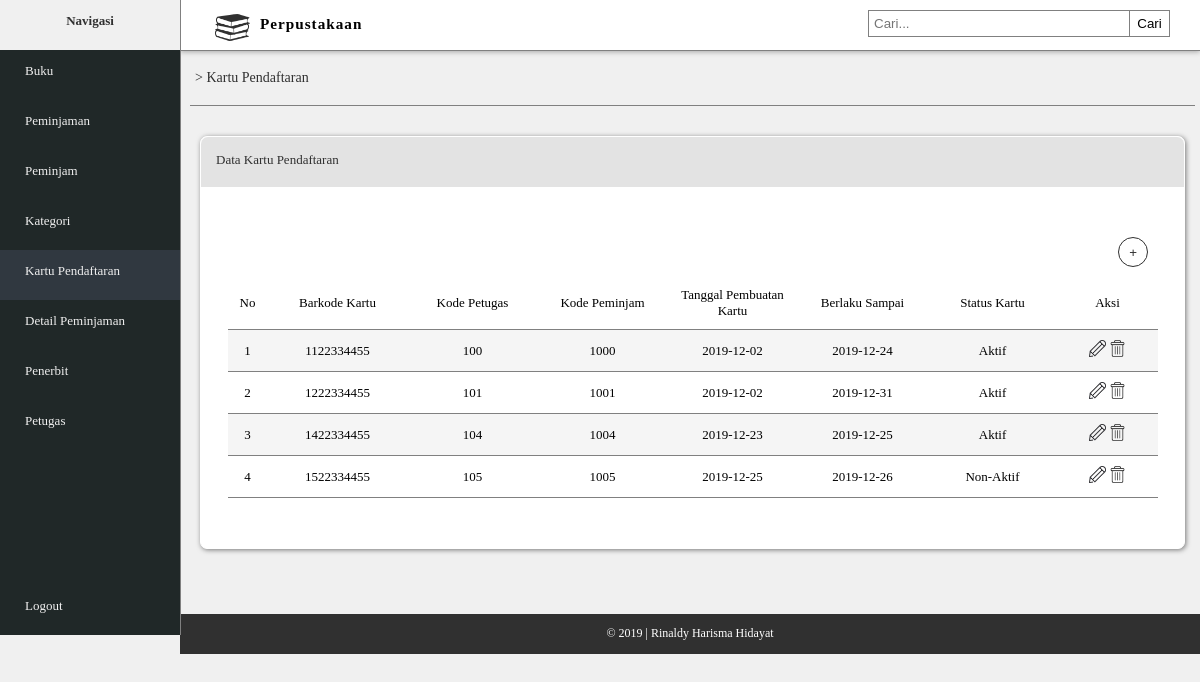
The page /kartu_pendaftar.php (signed in) on the database its author committed.
### tables this page shows
CREATE TABLE IF NOT EXISTS `kartu_pendaftaran` (
  `kartu_barkode` varchar(10) NOT NULL,
  `petugas_kode` varchar(10) NOT NULL,
  `peminjam_kode` varchar(10) NOT NULL,
  `kartu_tgl_pembuatan` date NOT NULL,
  `kartu_tgl_akhir` date NOT NULL,
  `kartu_status_aktif` varchar(20) NOT NULL,
  `kode_kartu_status` varchar(20) NOT NULL
);

### kartu_pendaftar.php (the view, shortened to what this page needs)
<!DOCTYPE html>
<html>
	<head>
		<link rel="stylesheet" type="text/css" href="style_rm.css">
	</head>
	<body>
		<div class="navigasi">
			<div class="nav">
				<b><p>Navigasi</p></b>
			</div>
			<div class="menu">
				<div class="menu-isi">
					<a href="index.php"><p>Buku</p></a>
					<a href="peminjaman.php"><p>Peminjaman</p></a>
					<a href="peminjam.php"><p>Peminjam</p></a>
					<a href="kategori.php"><p>Kategori</p></a>
					<a href="kartu_pendaftar.php" style="background-color: #303840"><p>Kartu Pendaftaran</p></a>
					<a href="detail_peminjaman.php"><p>Detail Peminjaman</p></a>
					<a href="penerbit.php"><p>Penerbit</p></a>
					<a href="petugas.php"><p>Petugas</p></a>
					<div class="logout">
						<a href="logout.php"><p>Logout</p></a>
					</div>
				</div>
			</div>
		</div>
		<div id="container-utama">
			<div class="head">
				<img src="img/buku.png">
				<h3>Perpustakaan</h3>
				<div class="cari">
					<div class="kolom">
						<input type="text" placeholder="Cari..." name="cari">
						<button type="submit">Cari</button>
					</div>
				</div>
			</div>
			<div class="content">
				<div class="alamat-link">
					<a href="kartu_pendaftar.php"><p>> Kartu Pendaftaran</p></a>
				</div>
				<div class="tabel-utama">
					<div class="judul-tab">
						<p>Data Kartu Pendaftaran</p>
					</div>
					<table border="0" cellpadding="10" cellspacing="0" align="center">
						<tr style="background: white;">
							<td colspan="10" align="right"><a href="tambah_kartu_pendaftar.php"><input type="submit" name="tambah-data" value=" +   Tambah Data"></td>
						</tr>
						<tr>
							<td style="border-bottom: 1px solid #808080;" width="20px" align="center">No</td>
							<td style="border-bottom: 1px solid #808080;" width="120px" align="center">Barkode Kartu</td>
							<td style="border-bottom: 1px solid #808080;" width="110px" align="center">Kode Petugas</td>
							<td style="border-bottom: 1px solid #808080;" width="110px" align="center">Kode Peminjam</td>
							<td style="border-bottom: 1px solid #808080;" width="110px" align="center">Tanggal Pembuatan Kartu</td>
							<td style="border-bottom: 1px solid #808080;" width="110px" align="center">Berlaku Sampai</td>
							<td style="border-bottom: 1px solid #808080;" width="110px" align="center">Status Kartu</td>
							<td style="border-bottom: 1px solid #808080;" width="80px" align="center">Aksi</td>
						</tr>
						<?php
							$query = mysql_query("SELECT * from kartu_pendaftaran order by kartu_barkode asc") or die (mysql_error());
							$no = 1;
							while ($row = mysql_fetch_array($query)) {
								echo '<tr align="center">';
									echo '<td style="border-bottom: 1px solid #808080;">'.$no.'</td>';
									echo '<td style="border-bottom: 1px solid #808080;">'.$row['kartu_barkode'].'</td>';
									echo '<td style="border-bottom: 1px solid #808080;">'.$row['petugas_kode'].'</td>';
									echo '<td style="border-bottom: 1px solid #808080;">'.$row['peminjam_kode'].'</td>';
									echo '<td style="border-bottom: 1px solid #808080;">'.$row['kartu_tgl_pembuatan'].'</td>';
									echo '<td style="border-bottom: 1px solid #808080;">'.$row['kartu_tgl_akhir'].'</td>';
									echo '<td style="border-bottom: 1px solid #808080;">'.$row['kartu_status_aktif'].'</td>';
									echo '<td style="border-bottom: 1px solid #808080;" align="center"><a href="edit_kartu_pendaftar.php?edit='.$row['kartu_barkode'].'"><img src="img/edit.png" class="icon-aksi"/></a> <a href="hapus_kartu_pendaftar.php?hapus='.$row['kartu_barkode'].'"><img src="img/delete.png" class="icon-aksi"/></a></td>';
								echo '</tr>';
								$no++;
							}
						 ?>
					</table>
				</div>
				<div class="footer">
					<div class="foot">
						<p>&copy; 2019 | Rinaldy Harisma Hidayat</p>
					</div>
				</div>
			</div>
		</div>
	</body>
</html>

### style_rm.css (style rules this page uses)
body { margin: 0; font-family: Malgun Gothic Regular; background-color: #f0f0f0; font-size: 13px; }
.navigasi { height: 635px; float: left; width: 15%; background-color: #202828; z-index: 1000; position: relative; left: 0; position: fixed; border-right: 1px solid #808080; }
.nav { background-color: #f0f0f0; height: 50px; float: left; width: 100%; }
.nav p { color: #303030; text-align: center; }
.menu { margin-left: 0px; }
.menu-isi p { margin-left: 25px; }
.menu-isi a { color: #f0f0f0; text-decoration: none; float: left; width: 100%; height: 50px; transition: 0.2s; margin-left: 0px; margin-right: 0px; }
.head { float: left; width: 85%; border-bottom: 1px solid #808080; height: 50px; background-color: white; top: 0; position: fixed; z-index: 999; margin-left: 15%; box-shadow: 0px 1px 5px 0px rgba(0,0,0,0.3); }
.head img { width: 35px; float: left; padding: 10px; margin-left: 25px; }
.head h3 { margin-top: 15px; letter-spacing: 1px; float: left; }
.cari { float: right; margin: 10px; }
.kolom input[type="text"] { padding: 5px; border: 1px solid #808080; width: 250px; float: left; }
.kolom button { float: right; padding: 5px; width: 40px; cursor: pointer; margin-right: 20px; border: 1px solid #808080; background: none; transition: 0.3s; border-left: none; }
.logout a { margin-top: 135px; }
.content { float: left; margin-top: 51px; width: 85%; height: wrap-content; margin-left: 15%; }
.alamat-link { padding: 5px; margin-left: 10px; margin-right: 5px; border-bottom: 1px solid #808080; font-size: 14px; color: #303030; }
.alamat-link a { text-decoration: none; color: #303030; }
.tabel-utama { background-color: white; margin-left: 20px; margin-right: 15px; margin-top: 30px; margin-bottom: 30px; border-radius: 7px; box-shadow: 1px 1px 5px 0px rgba(0,0,0,0.5); font-size: 13px; border: 1px solid white; }
.tabel-utama tr:nth-child(odd) { background: #f5f5f5; }
.judul-tab { background-color: #e3e3e3; height: 40px; margin-top: 0px; border-top-left-radius: 7px; border-top-right-radius: 7px; padding: 5px; color: #303030; }
.judul-tab p { margin: 10px; }
input[name="tambah-data"] { padding: 7px; width: 30px; height: 30px; border-radius: 50px; border: 1px solid #303030; background: none; color: #303030; transition: 0.3s; cursor: pointer; }
table { margin-top: 40px; margin-bottom: 50px; }
.icon-aksi { width: 17px; }
.footer { height: 40px; background-color: #303030; float: left; width: 100%; margin-top: 35px; }
.foot p { text-align: center; color: white; font-size: 12px; }

### rows shown on the page
kartu_pendaftaran: kartu_barkode "1122334455", petugas_kode "100", peminjam_kode "1000", kartu_tgl_pembuatan "2019-12-02", kartu_tgl_akhir "2019-12-24", kartu_status_aktif "Aktif"
kartu_pendaftaran: kartu_barkode "1222334455", petugas_kode "101", peminjam_kode "1001", kartu_tgl_pembuatan "2019-12-02", kartu_tgl_akhir "2019-12-31", kartu_status_aktif "Aktif"
kartu_pendaftaran: kartu_barkode "1422334455", petugas_kode "104", peminjam_kode "1004", kartu_tgl_pembuatan "2019-12-23", kartu_tgl_akhir "2019-12-25", kartu_status_aktif "Aktif"
kartu_pendaftaran: kartu_barkode "1522334455", petugas_kode "105", peminjam_kode "1005", kartu_tgl_pembuatan "2019-12-25", kartu_tgl_akhir "2019-12-26", kartu_status_aktif "Non-Aktif"
